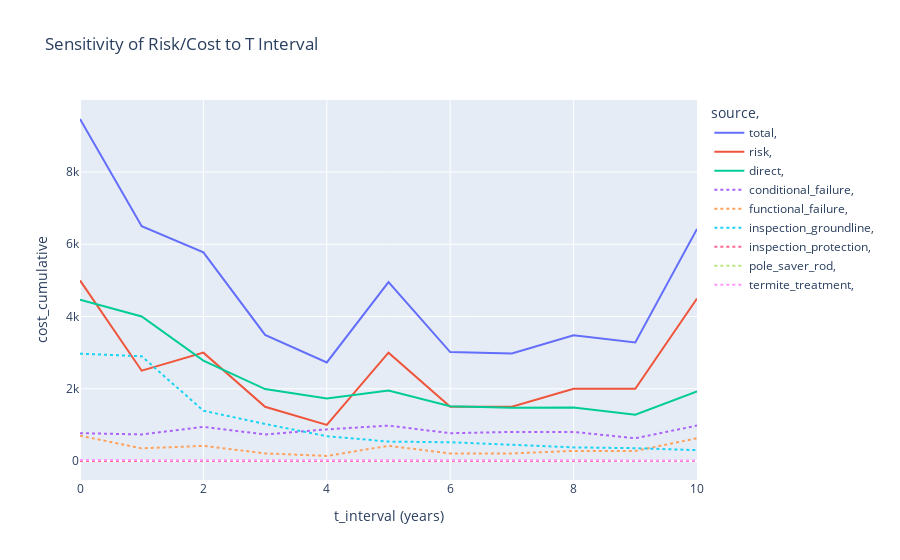

The notebook cell this image was saved under:
### Code cell
comp.expected_sensitivity(var_id, lower, upper, step_size, n_iterations, t_end)
clear_output()
comp.plot_sens(var_id=var_id, y_axis='cost_cumulative')

### Figure 1 — Plotly figure (JSON) as saved in the notebook; plotly's stock layout.template omitted (floating-point values rounded to 4 significant figures)
{"data": [{"hovertemplate": "source=total<br> =   <br>t_interval=%{x}<br>cost_cumulative=%{y}<extra></extra>", "legendgroup": "total,    ", "line": {"color": "#636EFA", "dash": "solid"}, "mode": "lines", "name": "total,    ", "orientation": "v", "showlegend": true, "type": "scatter", "x": [0, 1, 2, 3, 4, 5, 6, 7, 8, 9, 10], "xaxis": "x", "y": [9469, 6502.0, 5778, 3492, 2728.0, 4954.0, 3016.0, 2977, 3480.0, 3283, 6424.0], "yaxis": "y"}, {"hovertemplate": "source=risk<br> =   <br>t_interval=%{x}<br>cost_cumulative=%{y}<extra></extra>", "legendgroup": "risk,    ", "line": {"color": "#EF553B", "dash": "solid"}, "mode": "lines", "name": "risk,    ", "orientation": "v", "showlegend": true, "type": "scatter", "x": [0, 1, 2, 3, 4, 5, 6, 7, 8, 9, 10], "xaxis": "x", "y": [5000, 2500, 3000, 1500, 1000, 3000, 1500, 1500, 2000, 2000, 4500], "yaxis": "y"}, {"hovertemplate": "source=direct<br> =   <br>t_interval=%{x}<br>cost_cumulative=%{y}<extra></extra>", "legendgroup": "direct,    ", "line": {"color": "#00CC96", "dash": "solid"}, "mode": "lines", "name": "direct,    ", "orientation": "v", "showlegend": true, "type": "scatter", "x": [0, 1, 2, 3, 4, 5, 6, 7, 8, 9, 10], "xaxis": "x", "y": [4469, 4002.0, 2778, 1992, 1728.0, 1954.0, 1516.0, 1477, 1480.0, 1283, 1924.0], "yaxis": "y"}, {"hovertemplate": "source=conditional_failure<br> =  <br>t_interval=%{x}<br>cost_cumulative=%{y}<extra></extra>", "legendgroup": "conditional_failure,   ", "line": {"color": "#AB63FA", "dash": "dot"}, "mode": "lines", "name": "conditional_failure,   ", "orientation": "v", "showlegend": true, "type": "scatter", "x": [0, 1, 2, 3, 4, 5, 6, 7, 8, 9, 10], "xaxis": "x", "y": [770, 735, 945, 735, 875, 980, 770, 805, 805, 630, 980], "yaxis": "y"}, {"hovertemplate": "source=functional_failure<br> =  <br>t_interval=%{x}<br>cost_cumulative=%{y}<extra></extra>", "legendgroup": "functional_failure,   ", "line": {"color": "#FFA15A", "dash": "dot"}, "mode": "lines", "name": "functional_failure,   ", "orientation": "v", "showlegend": true, "type": "scatter", "x": [0, 1, 2, 3, 4, 5, 6, 7, 8, 9, 10], "xaxis": "x", "y": [700, 350, 420, 210, 140, 420, 210, 210, 280, 280, 630], "yaxis": "y"}, {"hovertemplate": "source=inspection_groundline<br> =  <br>t_interval=%{x}<br>cost_cumulative=%{y}<extra></extra>", "legendgroup": "inspection_groundline,   ", "line": {"color": "#19D3F3", "dash": "dot"}, "mode": "lines", "name": "inspection_groundline,   ", "orientation": "v", "showlegend": true, "type": "scatter", "x": [0, 1, 2, 3, 4, 5, 6, 7, 8, 9, 10], "xaxis": "x", "y": [2972, 2900.0, 1392, 1025, 686.5, 537.5, 518.5, 439, 376.5, 355, 300.5], "yaxis": "y"}, {"hovertemplate": "source=inspection_protection<br> =  <br>t_interval=%{x}<br>cost_cumulative=%{y}<extra></extra>", "legendgroup": "inspection_protection,   ", "line": {"color": "#FF6692", "dash": "dot"}, "mode": "lines", "name": "inspection_protection,   ", "orientation": "v", "showlegend": true, "type": "scatter", "x": [0, 1, 2, 3, 4, 5, 6, 7, 8, 9, 10], "xaxis": "x", "y": [0, 0, 0, 0, 0, 0, 0, 0, 0, 0, 0], "yaxis": "y"}, {"hovertemplate": "source=pole_saver_rod<br> =  <br>t_interval=%{x}<br>cost_cumulative=%{y}<extra></extra>", "legendgroup": "pole_saver_rod,   ", "line": {"color": "#B6E880", "dash": "dot"}, "mode": "lines", "name": "pole_saver_rod,   ", "orientation": "v", "showlegend": true, "type": "scatter", "x": [0, 1, 2, 3, 4, 5, 6, 7, 8, 9, 10], "xaxis": "x", "y": [null, null, null, null, null, null, null, null, null, null, null], "yaxis": "y"}, {"hovertemplate": "source=termite_treatment<br> =  <br>t_interval=%{x}<br>cost_cumulative=%{y}<extra></extra>", "legendgroup": "termite_treatment,   ", "line": {"color": "#FF97FF", "dash": "dot"}, "mode": "lines", "name": "termite_treatment,   ", "orientation": "v", "showlegend": true, "type": "scatter", "x": [0, 1, 2, 3, 4, 5, 6, 7, 8, 9, 10], "xaxis": "x", "y": [27, 17, 21, 22, 27, 16, 17, 23, 19, 18, 13], "yaxis": "y"}], "layout": {"legend": {"title": {"text": "source,  "}, "tracegroupgap": 0}, "title": {"text": "Sensitivity of Risk/Cost to T Interval"}, "xaxis": {"anchor": "y", "automargin": true, "domain": [0, 1], "title": {"text": "t_interval (years)"}}, "yaxis": {"anchor": "x", "automargin": true, "domain": [0, 1], "title": {"text": "cost_cumulative"}}}}
